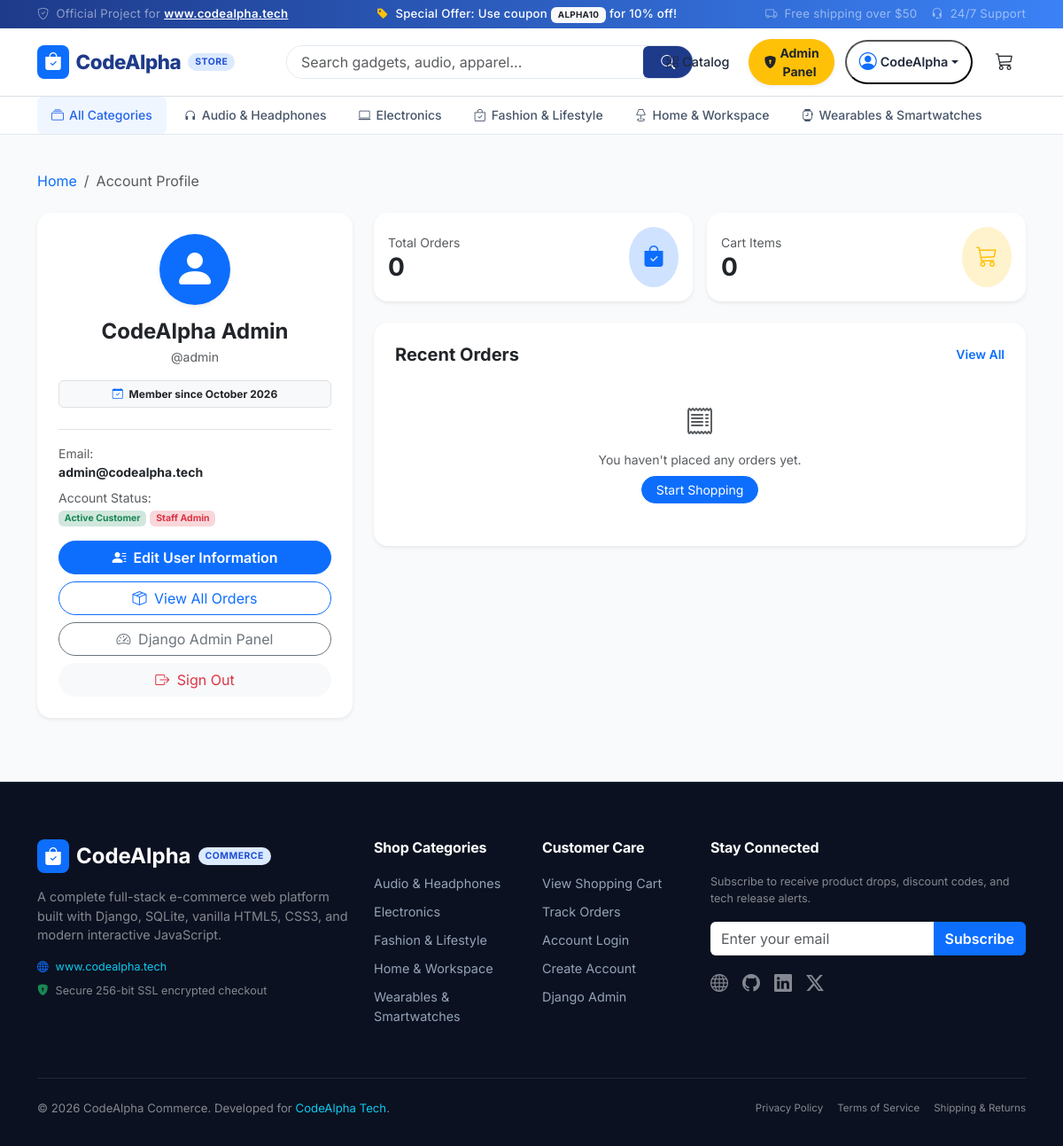
/profile/ (signed in), run on the app's committed database.
### store/models.py (models this page shows, shortened)
class Category(models.Model):
    name = models.CharField(max_length=100, unique=True)
    slug = models.SlugField(max_length=120, unique=True, blank=True)
    description = models.TextField(blank=True)
    icon = models.CharField(max_length=50, default='bi-tag', help_text="Bootstrap icon class name")
    image_url = models.URLField(max_length=500, blank=True)
    class Meta:
        verbose_name_plural = 'Categories'
        ordering = ['name']

### store/views.py (the view)
# urls.py: path('profile/', views.user_profile, name='profile'),
@login_required
def user_profile(request):
    profile, _ = UserProfile.objects.get_or_create(user=request.user)
    orders = Order.objects.filter(user=request.user).order_by('-created_at')[:5]
    total_orders = Order.objects.filter(user=request.user).count()
    context = {
        'orders': orders,
        'total_orders': total_orders,
        'profile': profile,
    }
    return render(request, 'store/profile.html', context)

### templates/store/profile.html (shortened to what this page needs)
{% extends 'store/base.html' %}
{% load static %}
{% block content %}
<div class="container my-4">
  <nav aria-label="breadcrumb" class="mb-4">
    <ol class="breadcrumb small">
      <li class="breadcrumb-item"><a href="{% url 'store:home' %}" class="text-decoration-none">Home</a></li>
      <li class="breadcrumb-item active" aria-current="page">Account Profile</li>
    </ol>
  </nav>
  <div class="row g-4">
    <div class="col-lg-4">
      <div class="card border-0 shadow-sm rounded-4 p-4 text-center">
        <div class="d-inline-flex align-items-center justify-content-center bg-primary text-white rounded-circle p-3 mb-3 mx-auto shadow-sm" style="width: 80px; height: 80px;">
          <i class="bi bi-person-fill display-5"></i>
        </div>
        <h4 class="fw-bold mb-1">{{ user.get_full_name|default:user.username }}</h4>
        <p class="text-muted small mb-3">@{{ user.username }}</p>
        <div class="badge bg-light text-dark border p-2 mb-4 d-inline-block">
          <i class="bi bi-calendar-check me-1 text-primary"></i> Member since {{ user.date_joined|date:"F Y" }}
        </div>
        <div class="border-top pt-3 text-start small">
          <div class="mb-2">
            <span class="text-muted d-block">Email:</span>
            <strong>{{ user.email }}</strong>
          </div>
          <div class="mb-3">
            <span class="text-muted d-block">Account Status:</span>
            <span class="badge bg-success-subtle text-success">Active Customer</span>
            {% if user.is_staff %}
              <span class="badge bg-danger-subtle text-danger">Staff Admin</span>
            {% endif %}
          </div>
        </div>
        <div class="d-grid gap-2">
          <a href="{% url 'store:user_info' %}" class="btn btn-primary rounded-pill fw-semibold">
            <i class="bi bi-person-lines-fill me-1"></i> Edit User Information
          </a>
          <a href="{% url 'store:order_history' %}" class="btn btn-outline-primary rounded-pill">
            <i class="bi bi-box-seam me-1"></i> View All Orders
          </a>
          {% if user.is_staff %}
            <a href="/admin/" target="_blank" class="btn btn-outline-secondary rounded-pill">
              <i class="bi bi-speedometer2 me-1"></i> Django Admin Panel
            </a>
          {% endif %}
          <a href="{% url 'store:logout' %}" class="btn btn-light text-danger rounded-pill">
            <i class="bi bi-box-arrow-right me-1"></i> Sign Out
          </a>
        </div>
      </div>
    </div>
    <div class="col-lg-8">
      <div class="row g-3 mb-4">
        <div class="col-sm-6">
          <div class="card border-0 shadow-sm rounded-4 p-3 bg-white">
            <div class="d-flex align-items-center justify-content-between">
              <div>
                <span class="text-muted small">Total Orders</span>
                <h3 class="fw-bold mb-0 text-dark">{{ total_orders }}</h3>
              </div>
              <div class="bg-primary-subtle text-primary p-3 rounded-circle">
                <i class="bi bi-bag-check-fill fs-4"></i>
              </div>
            </div>
          </div>
        </div>
        <div class="col-sm-6">
          <div class="card border-0 shadow-sm rounded-4 p-3 bg-white">
            <div class="d-flex align-items-center justify-content-between">
              <div>
                <span class="text-muted small">Cart Items</span>
                <h3 class="fw-bold mb-0 text-dark">{{ cart_item_count }}</h3>
              </div>
              <div class="bg-warning-subtle text-warning p-3 rounded-circle">
                <i class="bi bi-cart3 fs-4"></i>
              </div>
            </div>
          </div>
        </div>
      </div>
      <div class="card border-0 shadow-sm rounded-4 p-4">
        <div class="d-flex justify-content-between align-items-center mb-3">
          <h5 class="fw-bold mb-0">Recent Orders</h5>
          <a href="{% url 'store:order_history' %}" class="small text-primary text-decoration-none fw-semibold">View All</a>
        </div>
        {% if orders %}
          <div class="table-responsive">
            <table class="table align-middle">
              <thead class="table-light">
                <tr>
                  <th>Order #</th>
                  <th>Date</th>
                  <th>Total</th>
                  <th>Status</th>
                  <th class="text-end">Action</th>
                </tr>
              </thead>
              <tbody>
                {% for ord in orders %}
                  <tr>
                    <td>
                      <a href="{% url 'store:order_detail' order_number=ord.order_number %}" class="font-monospace fw-bold text-decoration-none">
                        {{ ord.order_number }}
                      </a>
                    </td>
                    <td class="small text-muted">{{ ord.created_at|date:"M d, Y" }}</td>
                    <td class="fw-bold">${{ ord.total_amount }}</td>
                    <td>
                      <span class="badge bg-primary">{{ ord.status }}</span>
                    </td>
                    <td class="text-end">
                      <a href="{% url 'store:order_detail' order_number=ord.order_number %}" class="btn btn-sm btn-outline-secondary rounded-pill px-3">
                        Details
                      </a>
                    </td>
                  </tr>
                {% endfor %}
              </tbody>
            </table>
          </div>
        {% else %}
          <div class="text-center py-4 text-muted">
            <i class="bi bi-receipt fs-2 mb-2 d-block"></i>
            <p class="small mb-2">You haven't placed any orders yet.</p>
            <a href="{% url 'store:product_list' %}" class="btn btn-sm btn-primary rounded-pill px-3">Start Shopping</a>
          </div>
        {% endif %}
      </div>
    </div>
  </div>
</div>
{% endblock %}

### templates/store/base.html (shortened to what this page needs)
{% load static %}
<!DOCTYPE html>
<html lang="en">
<head>
  <link href="https://cdn.jsdelivr.net/npm/bootstrap@5.3.3/dist/css/bootstrap.min.css" rel="stylesheet">
  <link rel="stylesheet" href="https://cdn.jsdelivr.net/npm/bootstrap-icons@1.11.3/font/bootstrap-icons.min.css">
  <link rel="stylesheet" href="{% static 'css/style.css' %}">
</head>
<body>
  <div class="top-notice-bar text-center">
    <div class="container d-flex justify-content-between align-items-center">
      <div class="d-none d-md-block text-white-50">
        <i class="bi bi-shield-check me-1"></i> Official Project for <a href="https://www.codealpha.tech" target="_blank" class="fw-semibold text-white">www.codealpha.tech</a>
      </div>
      <div class="mx-auto mx-md-0 fw-medium">
        <i class="bi bi-tag-fill text-warning me-1"></i> Special Offer: Use coupon <span class="badge bg-light text-dark fw-bold px-2 py-1">ALPHA10</span> for 10% off!
      </div>
      <div class="d-none d-md-flex gap-3 text-white-50">
        <span><i class="bi bi-truck me-1"></i> Free shipping over $50</span>
        <span><i class="bi bi-headset me-1"></i> 24/7 Support</span>
      </div>
    </div>
  </div>
  <header class="main-navbar">
    <div class="container">
      <div class="row align-items-center g-2">
        <div class="col-6 col-lg-3">
          <a href="{% url 'store:home' %}" class="brand-logo">
            <span class="d-inline-flex align-items-center justify-content-center bg-primary text-white rounded-3 p-1 px-2">
              <i class="bi bi-bag-check-fill fs-5"></i>
            </span>
            <span>CodeAlpha</span>
            <span class="brand-badge d-none d-sm-inline">Store</span>
          </a>
        </div>
        <div class="col-12 col-lg-5 order-3 order-lg-2">
          <form action="{% url 'store:product_list' %}" method="GET" class="d-flex search-input-group">
            <input type="text" name="q" class="form-control" placeholder="Search gadgets, audio, apparel..." value="{{ request.GET.q|default:'' }}" aria-label="Search">
            <button class="btn btn-search" type="submit">
              <i class="bi bi-search"></i>
            </button>
          </form>
        </div>
        <div class="col-6 col-lg-4 order-2 order-lg-3 text-end d-flex justify-content-end align-items-center gap-2">
          <a href="{% url 'store:product_list' %}" class="nav-action-btn d-none d-md-inline-flex">
            <i class="bi bi-grid me-1"></i> Catalog
          </a>
          {% if user.is_authenticated %}
            {% if user.is_staff %}
              <a href="/admin/" class="btn btn-sm btn-warning text-dark fw-bold rounded-pill px-3 shadow-sm d-inline-flex align-items-center gap-1 me-1" target="_blank" title="Go to Django Admin Dashboard">
                <i class="bi bi-shield-lock-fill"></i>
                <span class="d-none d-md-inline">Admin Panel</span>
              </a>
            {% endif %}
            <div class="dropdown">
              <button class="nav-action-btn dropdown-toggle" type="button" data-bs-toggle="dropdown" aria-expanded="false">
                <i class="bi bi-person-circle fs-5 me-1 text-primary"></i>
                <span class="d-none d-sm-inline fw-semibold">{{ user.first_name|default:user.username }}</span>
              </button>
            </div>
          {% endif %}
          <a href="{% url 'store:cart_detail' %}" class="nav-action-btn btn-cart-trigger ms-1" title="Shopping Cart">
            <i class="bi bi-cart3 fs-5 text-dark"></i>
          </a>
        </div>
      </div>
    </div>
  </header>
  <nav class="category-subnav d-none d-lg-block">
    <div class="container d-flex align-items-center gap-1">
      <a href="{% url 'store:product_list' %}" class="nav-link {% if not current_category and not request.GET.category %}active{% endif %}">
        <i class="bi bi-collection"></i> All Categories
      </a>
      {% for cat in all_categories %}
        <a href="{% url 'store:product_list' %}?category={{ cat.slug }}" class="nav-link {% if current_category.slug == cat.slug or request.GET.category == cat.slug %}active{% endif %}">
          <i class="bi {{ cat.icon|default:'bi-tag' }}"></i> {{ cat.name }}
        </a>
      {% endfor %}
    </div>
  </nav>
  <main>
    {% block content %}{% endblock %}
  </main>
  <footer class="footer-main mt-5">
    <div class="container">
      <div class="row g-4">
        <div class="col-lg-4 col-md-6">
          <div class="d-flex align-items-center gap-2 mb-3">
            <span class="d-inline-flex align-items-center justify-content-center bg-primary text-white rounded-3 p-1 px-2">
              <i class="bi bi-bag-check-fill fs-5"></i>
            </span>
            <span class="fs-4 fw-bold text-white">CodeAlpha</span>
            <span class="brand-badge">Commerce</span>
          </div>
          <p class="text-white-50 mb-3">
            A complete full-stack e-commerce web platform built with Django, SQLite, vanilla HTML5, CSS3, and modern interactive JavaScript.
          </p>
          <div class="d-flex align-items-center gap-2 text-white-50 small mb-2">
            <i class="bi bi-globe text-primary"></i> <a href="https://www.codealpha.tech" target="_blank" class="text-info text-decoration-none">www.codealpha.tech</a>
          </div>
          <div class="d-flex align-items-center gap-2 text-white-50 small">
            <i class="bi bi-shield-lock-fill text-success"></i> Secure 256-bit SSL encrypted checkout
          </div>
        </div>
        <div class="col-lg-2 col-md-6 col-6">
          <h5 class="footer-heading">Shop Categories</h5>
          <ul class="footer-links">
            {% for cat in all_categories|slice:":5" %}
              <li><a href="{% url 'store:product_list' %}?category={{ cat.slug }}">{{ cat.name }}</a></li>
            {% endfor %}
          </ul>
        </div>
        <div class="col-lg-2 col-md-6 col-6">
          <h5 class="footer-heading">Customer Care</h5>
          <ul class="footer-links">
            <li><a href="{% url 'store:cart_detail' %}">View Shopping Cart</a></li>
            <li><a href="{% url 'store:order_history' %}">Track Orders</a></li>
            <li><a href="{% url 'store:login' %}">Account Login</a></li>
            <li><a href="{% url 'store:register' %}">Create Account</a></li>
            <li><a href="/admin/" target="_blank">Django Admin</a></li>
          </ul>
        </div>
        <div class="col-lg-4 col-md-6">
          <h5 class="footer-heading">Stay Connected</h5>
          <p class="text-white-50 small mb-3">
            Subscribe to receive product drops, discount codes, and tech release alerts.
          </p>
          <div class="input-group mb-3">
            <input type="email" class="form-control border-0" placeholder="Enter your email" aria-label="Email">
            <button class="btn btn-primary fw-semibold" type="button">Subscribe</button>
          </div>
          <div class="d-flex gap-3 fs-5 text-white-50">
            <a href="https://www.codealpha.tech" target="_blank" class="text-white-50 hover-text-white"><i class="bi bi-globe"></i></a>
            <a href="#" class="text-white-50"><i class="bi bi-github"></i></a>
            <a href="#" class="text-white-50"><i class="bi bi-linkedin"></i></a>
            <a href="#" class="text-white-50"><i class="bi bi-twitter-x"></i></a>
          </div>
        </div>
      </div>
      <div class="footer-bottom d-flex flex-column flex-md-row justify-content-between align-items-center gap-2">
        <p class="mb-0 text-white-50">
          &copy; 2026 CodeAlpha Commerce. Developed for <a href="https://www.codealpha.tech" target="_blank" class="text-info text-decoration-none">CodeAlpha Tech</a>.
        </p>
        <div class="d-flex gap-3 text-white-50 small">
          <span>Privacy Policy</span>
          <span>Terms of Service</span>
          <span>Shipping & Returns</span>
        </div>
      </div>
    </div>
  </footer>
</body>
</html>

### data on the page
Category: name "Audio & Headphones"
Category: name "Electronics"
Category: name "Fashion & Lifestyle"
Category: name "Home & Workspace"
Category: name "Wearables & Smartwatches"

### other printed values
{{ user.first_name|default:user.username }} "CodeAlpha"
{{ user.get_full_name|default:user.username }} "CodeAlpha Admin"
{{ user.username }} "admin"
{{ user.date_joined|date:"F Y" }} "October 2026"
{{ user.email }} "admin@codealpha.tech"
{{ total_orders }} "0"
{{ cart_item_count }} "0"
